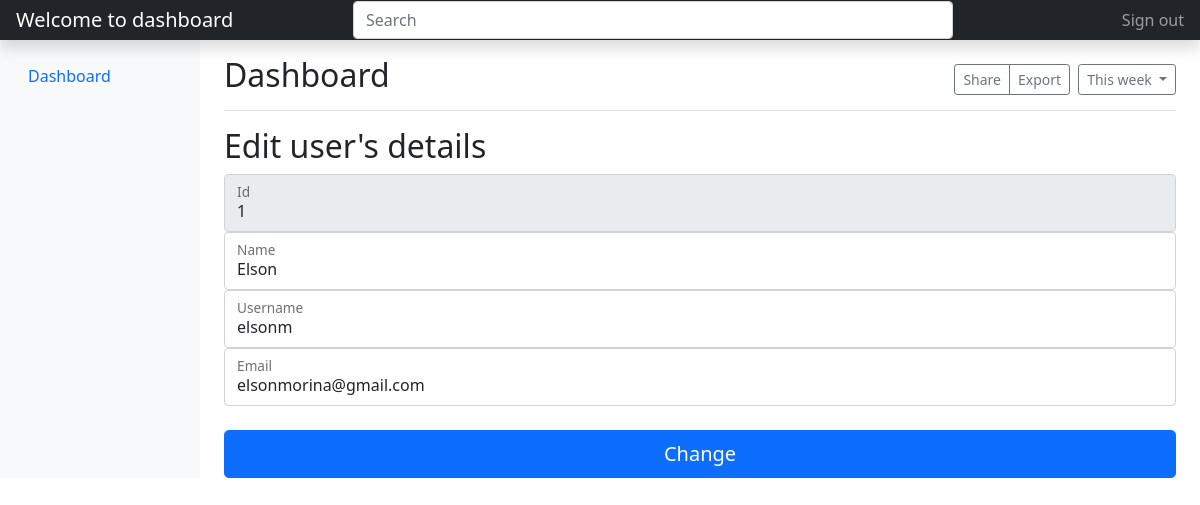
The app's page /editUsers.php?id=1 with its own data.
### tables this page shows
CREATE TABLE `users1`(
	`id` int(12) NOT NULL AUTO_INCREMENT PRIMARY KEY,
    `name` varchar(255) NOT NULL,
    `username` varchar(255) NOT NULL,
    `email` varchar(255) NOT NULL,
    `password` varchar(255) NOT NULL,
    `confirm_password` varchar(255) NOT NULL,
    `is_admin` varchar(255) NOT NULL
);

### editUsers.php (the view, shortened to what this page needs)
<?php
    include_once('config.php');
    $id = $_GET['id'];
    $sql = "SELECT * FROM users1 WHERE id=:id";
    $selectUser = $conn->prepare($sql);
    $selectUser->bindParam(':id',$id);
    $selectUser->execute();
    $user_data = $selectUser->fetch();
?>
<!DOCTYPE html>
 <html>
 <head>
 <link href="https://cdn.jsdelivr.net/npm/bootstrap@5.1.3/dist/css/bootstrap.min.css" rel="stylesheet">
 </head>
 <body>
 <header class="navbar navbar-dark sticky-top bg-dark flex-md-nowrap p-0 shadow">
  <a class="navbar-brand col-md-3 col-lg-2 me-0 px-3" href="#"><?php echo "Welcome to dashboard ".$_SESSION['username']; ?></a>
  <input class="form-control form-control-dark w-50" type="text" placeholder="Search" aria-label="Search">
  <div class="navbar-nav">
    <div class="nav-item text-nowrap">
      <a class="nav-link px-3" href="logout.php">Sign out</a>
    </div>
  </div>
</header>
<div class="container-fluid">
  <div class="row">
    <nav id="sidebarMenu" class="col-md-3 col-lg-2 d-md-block bg-light sidebar collapse">
      <div class="position-sticky pt-3">
        <ul class="nav flex-column">
          <li class="nav-item">
            <a class="nav-link active" aria-current="page" href="dashboard.php">
              Dashboard
            </a>
        </ul>
</div>
    </nav>
    <main class="col-md-9 ms-sm-auto col-lg-10 px-md-4">
<div class="d-flex justify-content-between flex-wrap flex-md-nowrap align-items-center pt-3 pb-2 mb-3 border-bottom">
  <h1 class="h2">Dashboard</h1>
  <div class="btn-toolbar mb-2 mb-md-0">
    <div class="btn-group me-2">
      <button type="button" class="btn btn-sm btn-outline-secondary">Share</button>
      <button type="button" class="btn btn-sm btn-outline-secondary">Export</button>
    </div>
    <button type="button" class="btn btn-sm btn-outline-secondary dropdown-toggle">
      This week
    </button>
  </div>
</div>
<h2>Edit user's details</h2>
      <div class="table-responsive">
        <form action="updateUsers.php" method="post">
        <div class="form-floating">
          <input type="number" class="form-control" id="floatingInput" placeholder="Id" name="id" value="<?php echo $user_data['id']?>" readonly>
          <label for="floatingInput">Id</label>
        </div>
        <div class="form-floating">
          <input type="text" class="form-control" id="floatingInput" placeholder="Name" name="name" value="<?php echo $user_data['name']?>">
          <label for="floatingInput">Name</label>
        </div>
        <div class="form-floating">
          <input type="text" class="form-control" id="floatingInput" placeholder="Username" name="username" value="<?php echo $user_data['username']?>">
          <label for="floatingInput">Username</label>
        </div>
        <div class="form-floating">
          <input type="email" class="form-control" id="floatingInput" placeholder="Email" name="email" value="<?php echo $user_data['email']?>">
          <label for="floatingInput">Email</label>
        </div>
        <br>
        <button class="w-100 btn btn-lg btn-primary" type="submit" name="submit">Change</button>
      </form>
      </div>
    </main>
  </div>
</div>
  </body>
</html>
 </body>
 </html>

### records on screen
users1: id "1", name "Elson", username "elsonm", email "elsonmorina@gmail.com"
